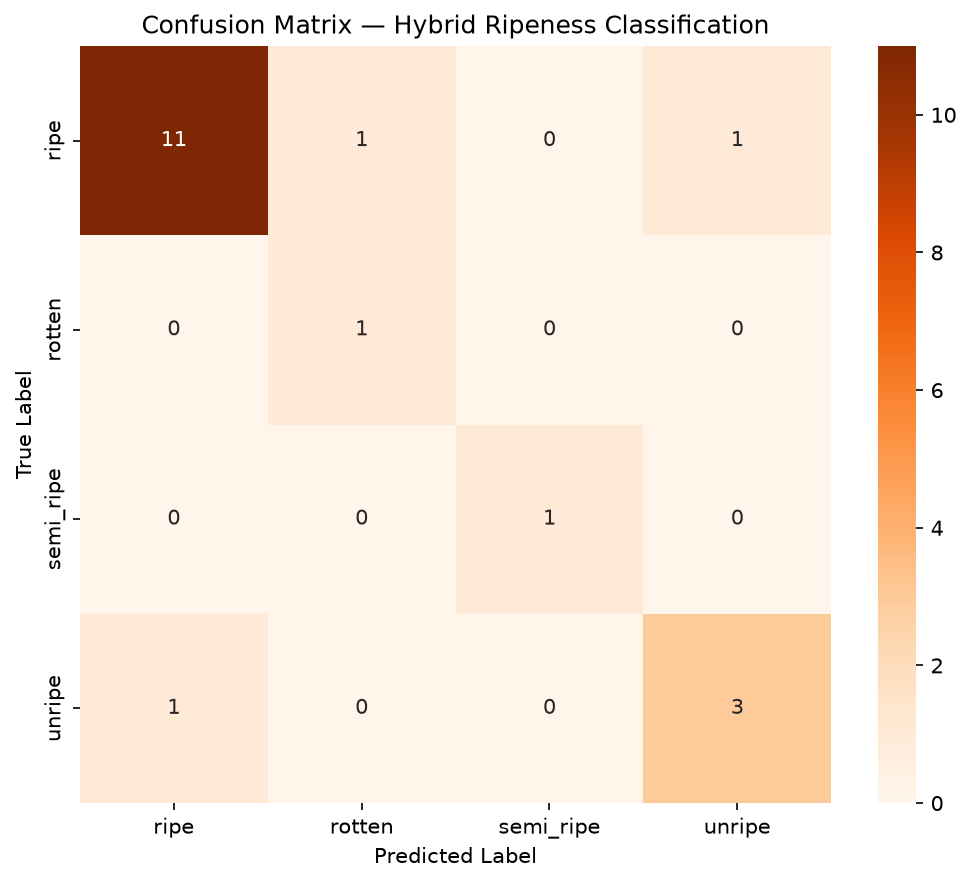
#> input picture models/confusion_matrix.png, 971 x 883 px
$ python -i train_model.py   (imports and definitions only)
#> lines starting #> are read from the running program, lines starting #| are printed output that depends on the picture
"""
training/train_model.py

Module 2 — Hybrid Mango Ripeness Classification

Architecture:

    Original Mango Image
             |
             v
    Module 1 Preprocessing
             |
             v
      Segmented HSV Image
             |
       +-----+-----------------------------+
       |                                   |
       v                                   v
    HSV -> RGB                       Feature Extraction
       |                           /        |          \\
       v                          /         |           \\
 EfficientNetB0          HSV Statistics  Colour      Statistical
       |                              Histogram       Analysis
       |                                  \\             /
       |                                   \\           /
       |                                    v         v
       |                              63 Features
       |                                   |
       |                              Dense Branch
       |                                   |
       +------------------+----------------+
                          |
                    Feature Fusion
                          |
                     Dense Layers
                          |
                       Softmax
                          |
                    Ripeness Class


Dataset layout:

dataset/mango_harumanis/harumanis_phases_V2/images/
        ripe/
        rotten/
        semi_ripe/
        unripe/

The original images are split deterministically into train/validation/test.
The separate augmented folder is not used for evaluation because it contains
near-duplicates of the originals and would leak information across splits.


Important:

- Class names are read automatically from training folders.
- class_indices.json is generated automatically.
- No HSV ripeness threshold is hard-coded.
- Colour histograms are not used as hard-coded classification rules.
- Statistical features are not used as hard-coded classification rules.
- All extracted features are learned by the neural network.
- Class weights are automatically calculated.
- Module 1 preprocessing is used during training.
- The exact same Module 1 preprocessing output is used during inference.
- EfficientNet receives pixel values in [0,255].
- Keras EfficientNetB0 performs its own input rescaling.
- The feature branch contains 63 normalized features.
"""

# ============================================================================
# IMPORTS
# ============================================================================

import json
import hashlib
import random
import re
import sys
from pathlib import Path


# ============================================================================
# PROJECT ROOT
# ============================================================================

PROJECT_ROOT = Path(__file__).resolve().parent.parent

if str(PROJECT_ROOT) not in sys.path:
    sys.path.insert(0, str(PROJECT_ROOT))


# ============================================================================
# THIRD-PARTY IMPORTS
# ============================================================================

import cv2
import numpy as np
import matplotlib.pyplot as plt
import tensorflow as tf

from tensorflow.keras import (
    layers,
    models,
)

from tensorflow.keras.applications import (
    EfficientNetB0,
)

from tensorflow.keras.preprocessing.image import (
    ImageDataGenerator,
)

from tensorflow.keras.utils import (
    Sequence,
)

from modules.preprocessing import (
    ImagePreprocessor,
)


# ============================================================================
# REPRODUCIBILITY
# ============================================================================

SEED = 42

# [11 lines not run here, left out]


# ============================================================================
# PROJECT PATHS
# ============================================================================

DATASET_DIR = (
    PROJECT_ROOT
    / "dataset"
    / "mango_harumanis"
    / "harumanis_phases_V2"
    / "images"
)

MODEL_DIR = (
    PROJECT_ROOT
    / "models"
)

MODEL_OUTPUT_PATH = (
    MODEL_DIR
    / "mango_ripeness.keras"
)

CLASS_INDICES_PATH = (
    MODEL_DIR
    / "class_indices.json"
)

HISTORY_PLOT_PATH = (
    MODEL_DIR
    / "training_history.png"
)


# ============================================================================
# MODEL CONFIGURATION
# ============================================================================

IMG_SIZE = (
    224,
    224,
)

BATCH_SIZE = 32

NUM_CLASSES = 4


# Phase 1:
# Train classification head while EfficientNet is frozen.
PHASE1_EPOCHS = 15


# Phase 2:
# Fine-tune upper EfficientNet layers.
PHASE2_EPOCHS = 15


# Number of EfficientNet layers to unfreeze.  The clean, non-conflicting
# dataset is small, so updating a large part of the ImageNet backbone makes
# the model memorize camera/background cues.  A short final fine-tune is
# enough to adapt fruit texture while keeping generic visual features.
FINE_TUNE_LAYERS = 10


PHASE1_LR = 1e-3

PHASE2_LR = 1e-5


# ============================================================================
# FEATURE CONFIGURATION
# ============================================================================

# ---------------------------------------------------------------------------
# Basic HSV statistics
# ---------------------------------------------------------------------------

HSV_STAT_FEATURE_NAMES = [
    "mean_h",
    "mean_s",
    "mean_v",
    "std_h",
    "std_s",
    "std_v",
]


# ---------------------------------------------------------------------------
# Additional statistical analysis
# ---------------------------------------------------------------------------

STATISTICAL_FEATURE_NAMES = [
    "mean_h",
    "std_h",
    "median_h",
    "mean_s",
    "std_s",
    "median_s",
    "mean_v",
    "std_v",
    "median_v",
]


# ---------------------------------------------------------------------------
# Colour histogram
# ---------------------------------------------------------------------------

HISTOGRAM_BINS = 16


HISTOGRAM_FEATURE_NAMES = []

# [13 lines not run here, left out]


# ---------------------------------------------------------------------------
# Feature counts
# ---------------------------------------------------------------------------

NUM_HSV_STAT_FEATURES = (
    len(
        HSV_STAT_FEATURE_NAMES
    )
)

NUM_HISTOGRAM_FEATURES = (
    len(
        HISTOGRAM_FEATURE_NAMES
    )
)

NUM_STATISTICAL_FEATURES = (
    len(
        STATISTICAL_FEATURE_NAMES
    )
)

TOTAL_FEATURES = (
    NUM_HSV_STAT_FEATURES
    + NUM_HISTOGRAM_FEATURES
    + NUM_STATISTICAL_FEATURES
)


# ============================================================================
# FEATURE NORMALIZATION
# ============================================================================

HSV_SCALE = np.array(
    [
        179.0,
        255.0,
        255.0,
        179.0,
        255.0,
        255.0,
    ],
    dtype=np.float32,
)


STATISTICAL_SCALE = np.array(
    [
        179.0,
        179.0,
        179.0,
        255.0,
        255.0,
        255.0,
        255.0,
        255.0,
        255.0,
    ],
    dtype=np.float32,
)


# ============================================================================
# IMAGE EXTENSIONS
# ============================================================================

IMAGE_EXTENSIONS = {
    ".jpg",
    ".jpeg",
    ".png",
    ".bmp",
    ".webp",
}


# ============================================================================
# HSV STATISTICAL ANALYSIS
# ============================================================================

def extract_hsv_features(
    hsv_image: np.ndarray,
    mask: np.ndarray | None = None,
) -> np.ndarray:
    """
    Extract six basic HSV statistical features.

    Features:

        mean H
        mean S
        mean V
        std H
        std S
        std V

    Only segmented mango pixels are used when mask is provided.
    """

    if mask is not None:

        valid_pixels = (
            mask > 0
        )

        h = (
            hsv_image[..., 0][valid_pixels]
            .astype(np.float32)
        )

        s = (
            hsv_image[..., 1][valid_pixels]
            .astype(np.float32)
        )

        v = (
            hsv_image[..., 2][valid_pixels]
            .astype(np.float32)
        )

    else:

        h = (
            hsv_image[..., 0]
            .astype(np.float32)
            .reshape(-1)
        )

        s = (
            hsv_image[..., 1]
            .astype(np.float32)
            .reshape(-1)
        )

        v = (
            hsv_image[..., 2]
            .astype(np.float32)
            .reshape(-1)
        )

    if len(h) == 0:

        return np.zeros(
            6,
            dtype=np.float32,
        )

    return np.array(
        [
            np.mean(h),
            np.mean(s),
            np.mean(v),
            np.std(h),
            np.std(s),
            np.std(v),
        ],
        dtype=np.float32,
    )


# ============================================================================
# ADDITIONAL STATISTICAL ANALYSIS
# ============================================================================

def extract_statistical_features(
    hsv_image: np.ndarray,
    mask: np.ndarray | None = None,
) -> np.ndarray:
    """
    Extract nine statistical features.

    Features:

        H:
            mean
            std
            median

        S:
            mean
            std
            median

        V:
            mean
            std
            median
    """

    if mask is not None:

        valid_pixels = (
            mask > 0
        )

        h = (
            hsv_image[..., 0][valid_pixels]
            .astype(np.float32)
        )

        s = (
            hsv_image[..., 1][valid_pixels]
            .astype(np.float32)
        )

        v = (
            hsv_image[..., 2][valid_pixels]
            .astype(np.float32)
        )

    else:

        h = (
            hsv_image[..., 0]
            .astype(np.float32)
            .reshape(-1)
        )

        s = (
            hsv_image[..., 1]
            .astype(np.float32)
            .reshape(-1)
        )

        v = (
            hsv_image[..., 2]
            .astype(np.float32)
            .reshape(-1)
        )

    if len(h) == 0:

        return np.zeros(
            9,
            dtype=np.float32,
        )

    return np.array(
        [
            np.mean(h),
            np.std(h),
            np.median(h),

            np.mean(s),
            np.std(s),
            np.median(s),

            np.mean(v),
            np.std(v),
            np.median(v),
        ],
        dtype=np.float32,
    )


# ============================================================================
# COLOUR HISTOGRAM ANALYSIS
# ============================================================================

def extract_colour_histogram(
    hsv_image: np.ndarray,
    mask: np.ndarray | None = None,
) -> np.ndarray:
    """
    Extract normalized 16-bin histograms for H, S and V.

    Total:

        16 × 3 = 48 features.
    """

    if mask is not None:

        valid_pixels = (
            mask > 0
        )

        h = (
            hsv_image[..., 0][valid_pixels]
            .astype(np.float32)
        )

        s = (
            hsv_image[..., 1][valid_pixels]
            .astype(np.float32)
        )

        v = (
            hsv_image[..., 2][valid_pixels]
            .astype(np.float32)
        )

    else:

        h = (
            hsv_image[..., 0]
            .astype(np.float32)
            .reshape(-1)
        )

        s = (
            hsv_image[..., 1]
            .astype(np.float32)
            .reshape(-1)
        )

        v = (
            hsv_image[..., 2]
            .astype(np.float32)
            .reshape(-1)
        )

    if len(h) == 0:

        return np.zeros(
            48,
            dtype=np.float32,
        )

    h_hist, _ = np.histogram(
        h,
        bins=HISTOGRAM_BINS,
        range=(0, 180),
    )

    s_hist, _ = np.histogram(
        s,
        bins=HISTOGRAM_BINS,
        range=(0, 256),
    )

    v_hist, _ = np.histogram(
        v,
        bins=HISTOGRAM_BINS,
        range=(0, 256),
    )

    h_hist = h_hist.astype(
        np.float32
    )

    s_hist = s_hist.astype(
        np.float32
    )

    v_hist = v_hist.astype(
        np.float32
    )

    if h_hist.sum() > 0:

        h_hist /= h_hist.sum()

    if s_hist.sum() > 0:

        s_hist /= s_hist.sum()

    if v_hist.sum() > 0:

        v_hist /= v_hist.sum()

    return np.concatenate(
        [
            h_hist,
            s_hist,
            v_hist,
        ]
    ).astype(
        np.float32
    )


# ============================================================================
# NORMALIZATION
# ============================================================================

def normalize_hsv_features(
    features: np.ndarray,
) -> np.ndarray:
    """
    Normalize the six HSV statistical features.
    """

    return (
        features / HSV_SCALE
    ).astype(
        np.float32
    )


def normalize_statistical_features(
    features: np.ndarray,
) -> np.ndarray:
    """
    Normalize the nine additional statistical features.
    """

    return (
        features / STATISTICAL_SCALE
    ).astype(
        np.float32
    )


# ============================================================================
# COMPLETE FEATURE EXTRACTION
# ============================================================================

def extract_all_features(
    hsv_image: np.ndarray,
    mask: np.ndarray | None = None,
) -> np.ndarray:
    """
    Extract the complete 63-feature vector.

    Composition:

        6  HSV statistics
        48 colour histogram features
        9  statistical features

        Total = 63
    """

    # ------------------------------------------------------------------------
    # HSV statistics
    # ------------------------------------------------------------------------

    raw_hsv = extract_hsv_features(
        hsv_image,
        mask,
    )

    normalized_hsv = (
        normalize_hsv_features(
            raw_hsv
        )
    )

    # ------------------------------------------------------------------------
    # Colour histogram
    # ------------------------------------------------------------------------

    histogram = (
        extract_colour_histogram(
            hsv_image,
            mask,
        )
    )

    # ------------------------------------------------------------------------
    # Additional statistical analysis
    # ------------------------------------------------------------------------

    raw_statistics = (
        extract_statistical_features(
            hsv_image,
            mask,
        )
    )

    normalized_statistics = (
        normalize_statistical_features(
            raw_statistics
        )
    )

    # ------------------------------------------------------------------------
    # Combine
    # ------------------------------------------------------------------------

    combined_features = np.concatenate(
        [
            normalized_hsv,
            histogram,
            normalized_statistics,
        ]
    ).astype(
        np.float32
    )

    if len(combined_features) != TOTAL_FEATURES:

        raise RuntimeError(
            "Unexpected feature count. "
            f"Expected {TOTAL_FEATURES}, "
            f"got {len(combined_features)}."
        )

    return combined_features


# ============================================================================
# DATASET DISCOVERY
# ============================================================================

# [227 lines left out: functions discover_classes, build_file_label_list, build_stratified_splits, validate_image_files, not called in this run]


# ============================================================================
# HYBRID DATA SEQUENCE
# ============================================================================

class HybridSequence(Sequence):
    """
    Keras Sequence for the hybrid model.

    Each sample produces two inputs:

        image_input:
            Module 1 segmented HSV converted to RGB.

        feature_input:
            63 normalized features extracted from the SAME
            Module 1 segmented HSV image and segmentation mask.

    This guarantees training and inference use the same
    representation.
    """

    # [1420 lines left out: functions __init__, __len__, on_epoch_end, __getitem__, build_model, calculate_class_weights and 3 more, not called in this run]


# ============================================================================
# MAIN
# ============================================================================

# [3 lines not run here, left out]

>>> import cv2
>>> picture = cv2.imread('../models/confusion_matrix.png', cv2.IMREAD_GRAYSCALE)
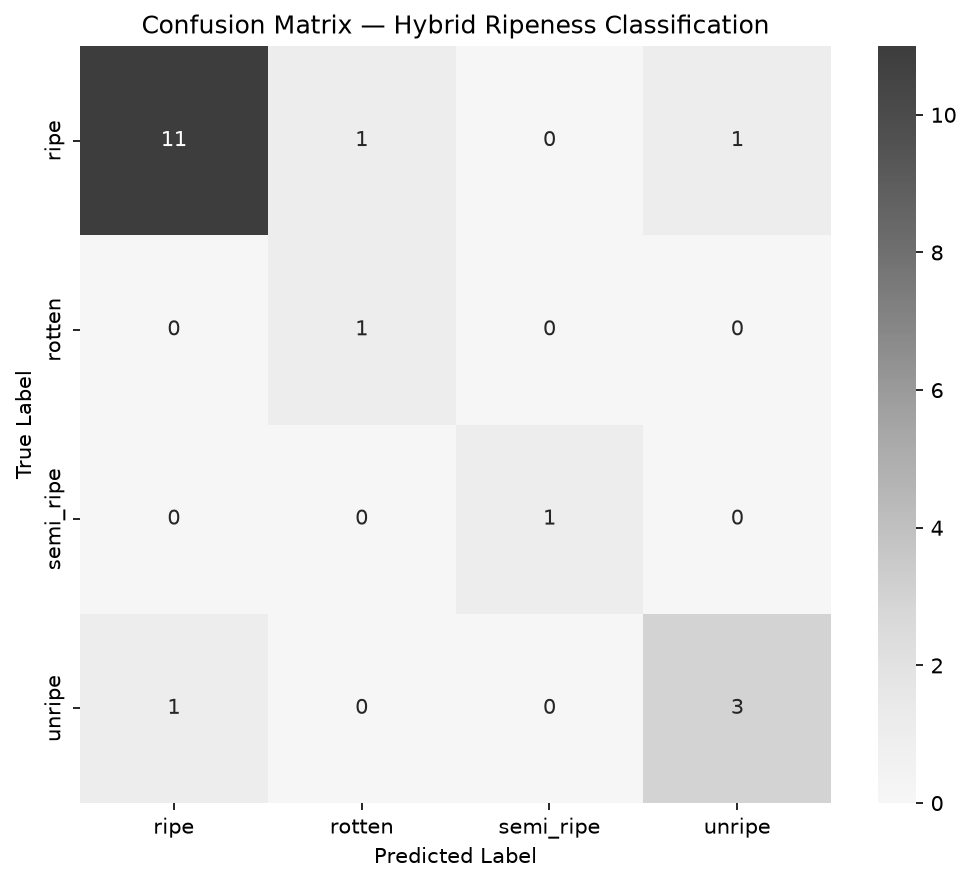
#> picture: shape (883, 971); min 0, max 255, mean 232.5
>>> result = extract_all_features(picture)
#> in extract_hsv_features, `h = ( hsv_image[..., 0] .astype(np.float32) .reshape(-1) )`: h = 883 values from 255 to 255
#> in extract_all_features, `raw_hsv = extract_hsv_features( hsv_image, mask, )`: raw_hsv = [255, 255, 255, 0, 0, 0]
#> in extract_all_features, `normalized_hsv = ( normalize_hsv_features( raw_hsv ) )`: normalized_hsv = [1.42, 1, 1, 0, 0, 0]
#> in extract_colour_histogram, `h = ( hsv_image[..., 0] .astype(np.float32) .reshape(-1) )`: h = 883 values from 255 to 255
#> in extract_colour_histogram, `h_hist, _ = np.histogram( h, bins=HISTOGRAM_BINS, range=(0, 180), )`: h_hist = [0, 0, 0, 0, 0, 0, 0, 0, 0, 0, 0, 0, 0, 0, 0, 0]
#> in extract_colour_histogram, `s_hist, _ = np.histogram( s, bins=HISTOGRAM_BINS, range=(0, 256), )`: s_hist = [0, 0, 0, 0, 0, 0, 0, 0, 0, 0, 0, 0, 0, 0, 0, 883]
#> in extract_colour_histogram, `s_hist /= s_hist.sum()`: s_hist = [0, 0, 0, 0, 0, 0, 0, 0, 0, 0, 0, 0, 0, 0, 0, 1]
#> in extract_all_features, `histogram = ( extract_colour_histogram( hsv_image, mask, ) )`: histogram = 48 values, max 1 at index 31, min 0 at index 0, mean 0.0417
#> in extract_statistical_features, `h = ( hsv_image[..., 0] .astype(np.float32) .reshape(-1) )`: h = 883 values from 255 to 255
#> in extract_all_features, `raw_statistics = ( extract_statistical_features( hsv_image, mask, ) )`: raw_statistics = [255, 0, 255, 255, 0, 255, 255, 0, 255]
#> in extract_all_features, `normalized_statistics = ( normalize_statistical_features( raw_statisti..`: normalized_statistics = [1.42, 0, 1.42, 1, 0, 1, 1, 0, 1]
#> in extract_all_features, `combined_features = np.concatenate( [ normalized_hsv, histogram, norma..`: combined_features = 63 values, max 1.42 at index 0, min 0 at index 3, mean 0.195
#> (the run stopped early here; a loop or call above may not have finished)
